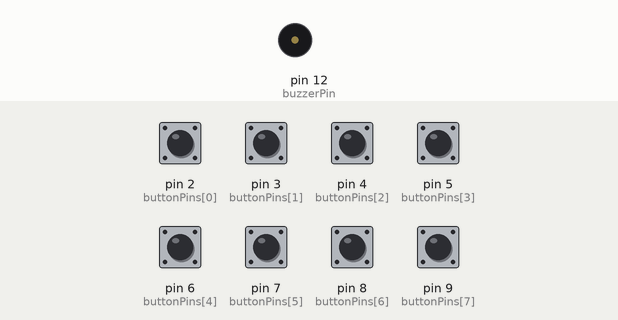
This sketch was run on a simulated Arduino Uno, built with avr-gcc and run on an emulated ATmega328P. Shown: buzzer (waves = sounding). The test bench sets the inputs (shaded band); at power-on: pin 2 (buttonPins[0]), pin 3 (buttonPins[1]), pin 4 (buttonPins[2]), pin 5 (buttonPins[3]), pin 6 (buttonPins[4]), pin 7 (buttonPins[5]), pin 8 (buttonPins[6]), pin 9 (buttonPins[7]) HIGH. Random numbers use the default seed unless the sketch sets one.

Above: at 2.4 s.
2.5 s: pin 2 (buttonPins[0]) pulled LOW for 0.15 s
At 2.85 s:
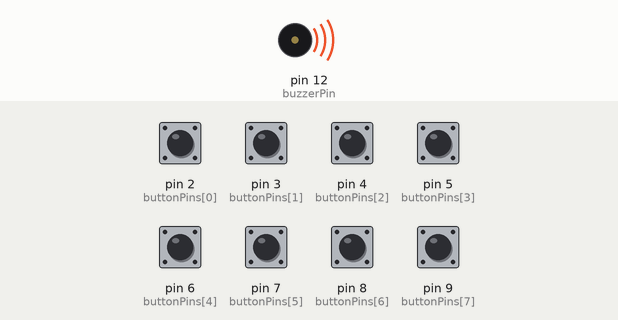
5.6 s: pin 3 (buttonPins[1]) pulled LOW for 0.15 s
At 8.5 s:
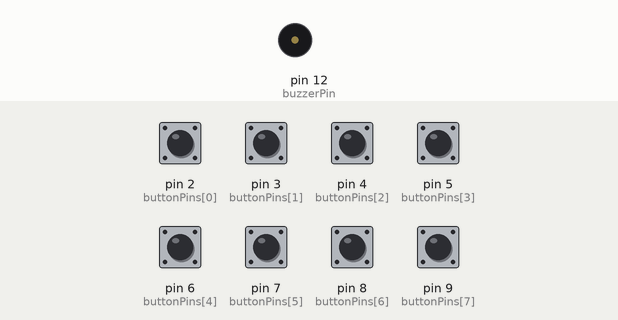
8.7 s: pin 3 (buttonPins[1]) pulled LOW for 1 s
At 11.8 s:
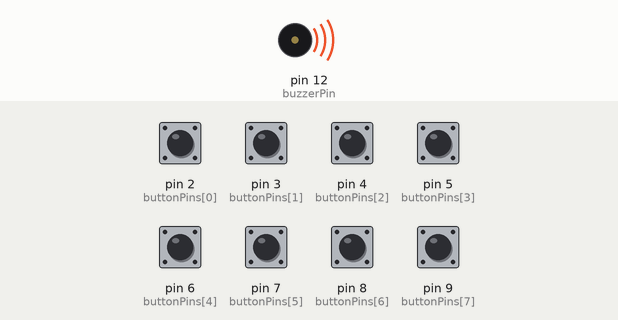
12.7 s: pin 2 (buttonPins[0]) pulled LOW for 1 s
At 16.5 s:
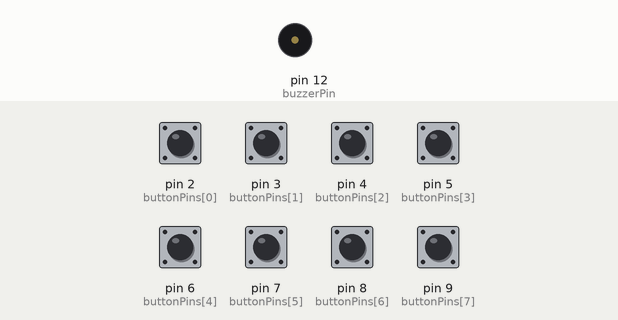
Timing chart, 0 to 17.7 s (numbered marks = the images above; inputs shaded):
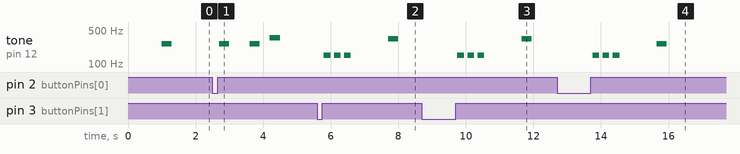

The sketch:

Simon_Said.ino
```cpp
const int buttonPins[] = {2, 3, 4, 5, 6, 7, 8, 9};
int buttonState[8];
const int buzzerPin = 12;

const int tones[8] = {262, 294, 330, 349, 262, 294, 330, 349}; // C4, D4, E4, F4

const int maxSequenceLength = 100;
int sequence[maxSequenceLength];
int sequenceLength = 0;

void setup() {
  for (int i = 0; i < 8; i++) {
    pinMode(buttonPins[i], INPUT_PULLUP);
  }
  pinMode(buzzerPin, OUTPUT);
  randomSeed(analogRead(A0));
  Serial.begin(9600);
}

void loop() {
  startGame();
}

void startGame() {
  sequenceLength = 0;
  delay(1000);
  while (true) {
    sequence[sequenceLength] = random(0, 4);
    sequenceLength++;

    playSequence();

    if (!getPlayerInput()) {
      gameOver();
      break;
    }

    delay(500);
  }
}

void playSequence() {
  for (int i = 0; i < sequenceLength; i++) {
    playTone(sequence[i]);
    delay(200);
  }
}

void playTone(int index) {
  tone(buzzerPin, tones[index], 300);
  delay(300);
  noTone(buzzerPin);
  delay(100);
}

bool getPlayerInput() {
  for (int i = 0; i < sequenceLength; i++) {
    int input = 4;
    while(input > 3){
      input = waitForButton();
      if (input != sequence[i] && input < 4) {
        return false;
      }
      playTone(input);
    }
  }
  return true;
}

int waitForButton() {
  while (true) {
    for (int i = 0; i < 8; i++) {
      if (digitalRead(buttonPins[i]) == LOW) {
        while (digitalRead(buttonPins[i]) == LOW);
        delay(50);
        return i;
      }
    }
  }
}

void gameOver() {
  for (int i = 0; i < 3; i++) {
    tone(buzzerPin, 150, 200);
    delay(200);
    noTone(buzzerPin);
    delay(100);
  }
}
```

Measured:
- after the input at 2.5 s, tone on pin 12 (buzzerPin): plays 262 Hz for 0.30 s, 262 Hz for 0.30 s, 349 Hz for 0.30 s, starting after 0.20 s
- after the input at 5.6 s, tone on pin 12 (buzzerPin): plays 150 Hz for 0.20 s, 150 Hz for 0.20 s, 150 Hz for 0.20 s, 330 Hz for 0.30 s, starting after 0.20 s
- after the input at 8.7 s, tone on pin 12 (buzzerPin): plays 150 Hz for 0.20 s, 150 Hz for 0.20 s, 150 Hz for 0.20 s, 330 Hz for 0.30 s, starting after 1.1 s
- after the input at 12.7 s, tone on pin 12 (buzzerPin): plays 150 Hz for 0.20 s, 150 Hz for 0.20 s, 150 Hz for 0.20 s, 262 Hz for 0.30 s, starting after 1.1 s
